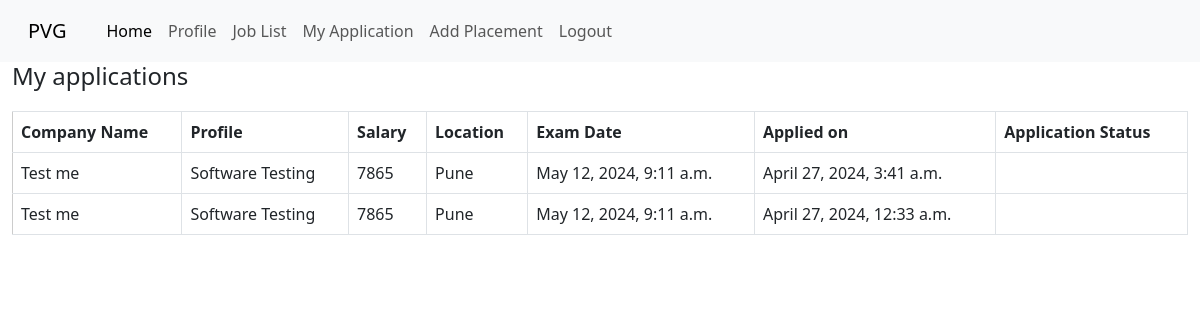
/pvg/applied_jobs/ (signed in), run on the app's committed database.
### pvg/models.py (models this page shows, shortened)
class JobDetail(models.Model):
    job_id = models.IntegerField(primary_key=True)
    job_title = models.CharField(max_length=100)
    company_logo = models.ImageField(upload_to='company_logos/')
    company_name = models.CharField(max_length=100)
    salary = models.IntegerField( default=None, null=True, blank=True)
    BRANCH_CHOICES = [
        ('ME', 'Mechanical Engineering'),
        ('IT', 'Information Technology'),
        ('CS', 'Computer Science'),
        ('EE', 'Electrical Engineering'),
        ('ENTC', 'ENTC'),
        ('Printing', 'Printing'),
        ('AIDS', 'AIDS')
    ]
    required_branchs = models.CharField(max_length=20, choices=BRANCH_CHOICES, default='')
    location = models.CharField(max_length=50, default='')
    system_time = models.DateTimeField()
    required_CGPA = models.IntegerField( default=None, null=True, blank=True)
    required_marks = models.IntegerField(default=None, null=True, blank=True)
    date_exam = models.DateTimeField(default=timezone.now)
    date_last = models.DateTimeField(default=timezone.now)
    venue = models.CharField(max_length=20, default='')

### pvg/views.py (the view)
# urls.py: path('applied_jobs/', views.applied_jobs, name='applied_jobs'),
def applied_jobs(request):
    crn_number = request.session.get('crn_number')
    if crn_number:
        student = JobApplication.objects.filter(student__crn_number=crn_number)
        job_ids = student.values_list('job_id', flat=True)
        job_applications = JobDetail.objects.filter(job_id__in=job_ids)
        job_applications = job_applications.annotate(
            applied_time=F('jobapplication__applied_time')
        )
        return render(request, 'applied_jobs.html', {'job_applications': job_applications})
    else:
        return HttpResponse("CRN number not found in session.")

### pvg/templates/applied_jobs.html (shortened to what this page needs)
{% extends 'base.html' %}
{% block head %}
    {% load static %}
    <link rel="stylesheet" type="text/css" href="{% static 'css/studentlist.css' %}">
{% endblock %}
{% block body %}
    <div class="container-fluid">
        <h1>My applications</h1>
        <table>
            <thead>
                <tr>
                    <th>Company Name</th>
                     <th>Profile</th>
                     <th>Salary</th>
                     <th>Location</th>
                     <th>Exam Date</th>
                     <th>Applied on</th>
                    <th>Application Status</th>
                </tr>
            </thead>
            <tbody>
                {% for application in job_applications %}
                <tr>
                    <td>{{ application.company_name }}</td>
                    <td>{{ application.job_title }}</td>
                    <td>{{ application.salary }}</td>
                    <td>{{ application.location }}</td>
                    <td>{{ application.date_exam }}</td>
                    <td>{{ application.applied_time }}</td>
                    <td>{{ application. }}</td>
                    </tr>
                {% endfor %}
            </tbody>
        </table>
    </div>
{% endblock %}

### pvg/static/css/studentlist.css (style rules this page uses)
h1 { font-size: 24px; margin-bottom: 20px; }
table { width: 100%; border-collapse: collapse; border: 1px solid #ccc; }
th, td { padding: 8px; text-align: left; border-bottom: 1px solid #dee2e6; border-right: 1px solid #dee2e6; }
th { font-weight: bold; border-top: 1px solid #dee2e6; }
tr { border-bottom: 1px solid #dee2e6; }

### data on the page
JobDetail: company_name "Test me", job_title "Software Testing", salary "7865", location "Pune", date_exam "May 12, 2024, 9:11 a.m.", applied_time "April 27, 2024, 3:41 a.m.", applied_time "April 27, 2024, 12:33 a.m."
